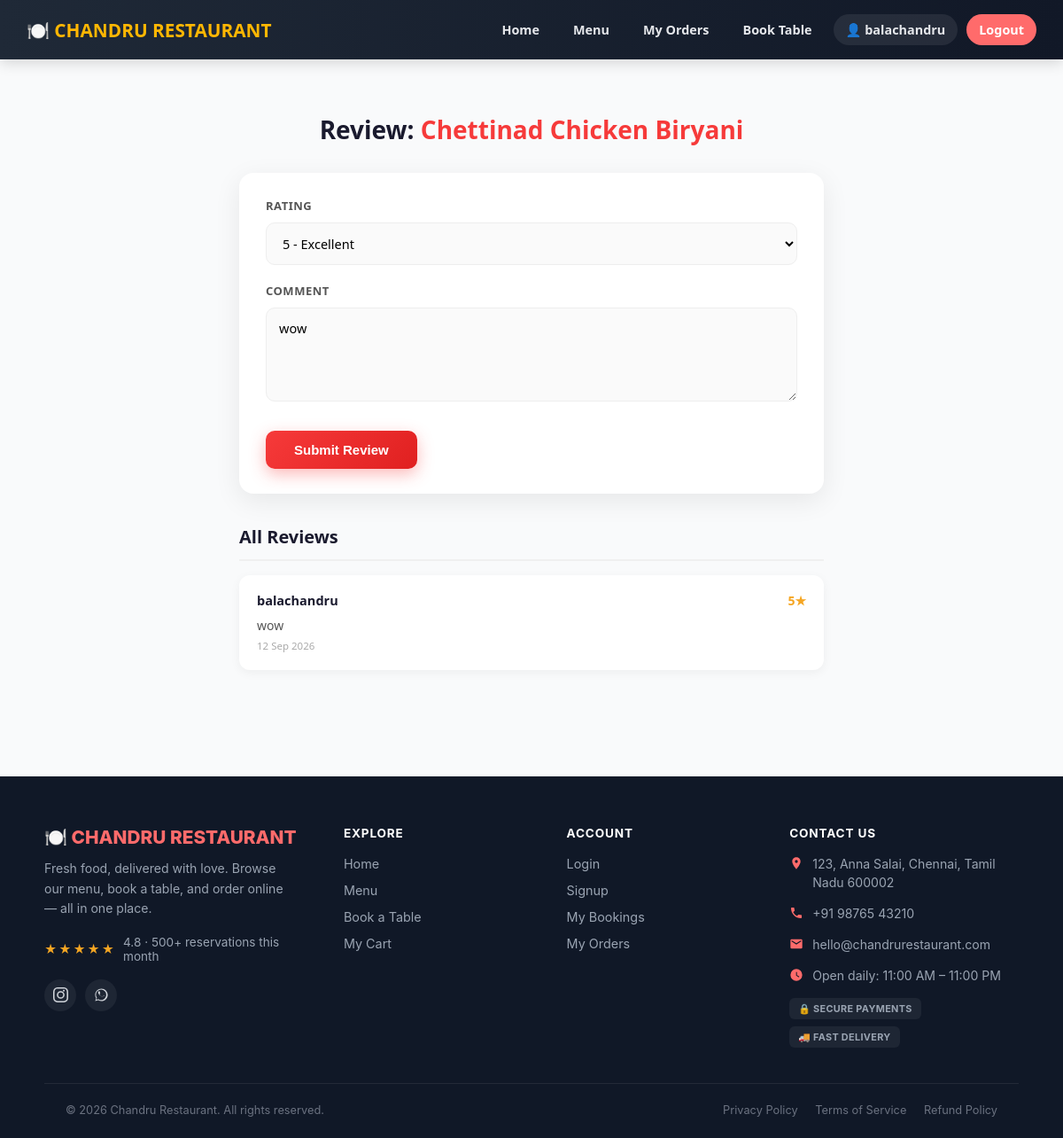
The app's page /reviews/add/8/ (signed in) with its own data.
### menu/models.py (models this page shows, shortened)
class FoodItem(models.Model):
    category = models.ForeignKey(
        Category, on_delete=models.CASCADE, related_name='items'
    )
    name = models.CharField(max_length=150)
    description = models.TextField(blank=True)
    price = models.DecimalField(max_digits=8, decimal_places=2)
    image = models.ImageField(upload_to='food_images/', blank=True, null=True)
    is_available = models.BooleanField(default=True)
    is_veg = models.BooleanField(default=True)  # True = Veg, False = Non-Veg
    created_at = models.DateTimeField(auto_now_add=True)
    class Meta:
        ordering = ['name']

### reviews/models.py (models this page shows, shortened)
class Review(models.Model):
    RATING_CHOICES = [
        (1, '1 - Poor'),
        (2, '2 - Fair'),
        (3, '3 - Good'),
        (4, '4 - Very Good'),
        (5, '5 - Excellent'),
    ]
    user = models.ForeignKey(User, on_delete=models.CASCADE, related_name='reviews')
    food_item = models.ForeignKey(FoodItem, on_delete=models.CASCADE, related_name='reviews')
    rating = models.PositiveSmallIntegerField(choices=RATING_CHOICES)
    comment = models.TextField(blank=True)
    created_at = models.DateTimeField(auto_now_add=True)
    class Meta:
        ordering = ['-created_at']
        unique_together = ('user', 'food_item')

### reviews/views.py (the view)
# urls.py: path('add/<int:item_id>/', views.add_review, name='add_review'),
@login_required
def add_review(request, item_id):
    item = get_object_or_404(FoodItem, id=item_id)
    existing_review = Review.objects.filter(user=request.user, food_item=item).first()
    if request.method == 'POST':
        form = ReviewForm(request.POST, instance=existing_review)
        if form.is_valid():
            review = form.save(commit=False)
            review.user = request.user
            review.food_item = item
            review.save()
            messages.success(request, 'Thank you for your review!')
            return redirect('item_detail', item_id=item.id)
    else:
        form = ReviewForm(instance=existing_review)
    context = {
        'form': form,
        'item': item,
        'reviews': item.reviews.all(),
    }
    return render(request, 'reviews/review_form.html', context)

### reviews/forms.py
class ReviewForm(forms.ModelForm):
    class Meta:
        model = Review
        fields = ['rating', 'comment']
        widgets = {
            'comment': forms.Textarea(attrs={'rows': 4, 'placeholder': 'Share your experience...'}),
        }

### templates/reviews/review_form.html (shortened to what this page needs)
{% extends 'base.html' %}
{% block content %}
<div class="review-page">
  <div class="review-hero">
    <h1>Review: <span class="item-name">{{ item.name }}</span></h1>
  </div>
  <div class="review-form-card">
    <form method="post">
      {% for field in form %}
      <div class="form-group">
        <label for="{{ field.id_for_label }}">{{ field.label }}</label>
        {{ field }}
      </div>
      {% endfor %}
      <button type="submit" class="btn btn-primary">Submit Review</button>
    </form>
  </div>
  <div class="reviews-section">
    <h2>All Reviews</h2>
    {% for review in reviews %}
    <div class="review-card">
      <div class="review-top">
        <span class="reviewer">{{ review.user.username }}</span>
        <span class="stars">{{ review.rating }}★</span>
      </div>
      <p class="comment-text">{{ review.comment }}</p>
      <small class="review-date">{{ review.created_at|date:"d M Y" }}</small>
    </div>
    {% empty %}
    <div class="empty-reviews">
      <span class="icon">🍽️</span>
      No reviews yet. Be the first to review!
    </div>
    {% endfor %}
  </div>
</div>
{% endblock %}

### templates/includes/navbar.html (shortened to what this page needs)
<nav class="navbar">
    <a href="{% url 'home' %}" class="brand">🍽️ CHANDRU RESTAURANT</a>
    <div class="nav-links">
        <a href="{% url 'home' %}">Home</a>
        <a href="{% url 'menu_list' %}">Menu</a>
        {% if user.is_authenticated %}
            <a href="{% url 'orders:order_history' %}">My Orders</a>
            <a href="{% url 'book_table' %}">Book Table</a>
            <a href="{% url 'accounts:profile' %}" class="nav-profile">
                👤 {{ user.get_full_name|default:user.username }}
            </a>
            <a href="{% url 'accounts:logout' %}" class="nav-cta">Logout</a>
        {% else %}
            <a href="{% url 'accounts:login' %}">Login</a>
            <a href="{% url 'accounts:signup' %}" class="nav-cta">Signup</a>
        {% endif %}
    </div>
</nav>

### static/css/style.css (style rules this page uses)
* { margin: 0; padding: 0; box-sizing: border-box; }
body { font-family: 'Segoe UI', sans-serif; background-color: #f9fafb; color: #1f2937; }
a { text-decoration: none; }

### templates/includes/navbar.html (style rules this page uses)
.navbar { display: flex; justify-content: space-between; align-items: center; background: linear-gradient(90deg, #1f2937, #111827); padding: 16px 30px; flex-wrap: wrap; box-shadow: 0 4px 15px rgba(0,0,0,0.15); }
.navbar a { text-decoration: none; }
.navbar .brand { font-size: 1.3rem; font-weight: 800; color: #ffb703; text-decoration: none; }
.nav-links { display: flex; gap: 10px; align-items: center; flex-wrap: wrap; }
.nav-links a { color: #e5e7eb; font-weight: 600; font-size: 0.9rem; padding: 8px 14px; border-radius: 20px; text-decoration: none; transition: background-color 0.2s, color 0.2s; white-space: nowrap; }
.nav-links a.nav-cta { background-color: #ff6b6b; color: #fff; }
.nav-links a.nav-profile { background-color: rgba(255, 255, 255, 0.08); display: flex; align-items: center; gap: 6px; }

### templates/reviews/review_form.html (style rules this page uses)
.review-page { max-width: 700px; margin: 40px auto; padding: 0 20px; }
.review-hero { text-align: center; margin-bottom: 30px; }
.review-hero h1 { font-size: 28px; color: #1a1a2e; font-weight: 800; }
.review-hero h1 .item-name { color: #F63A3A; }
.review-form-card { background: #fff; border-radius: 16px; padding: 28px 30px; box-shadow: 0 8px 30px rgba(0,0,0,0.08); margin-bottom: 35px; }
.form-group { margin-bottom: 20px; }
.form-group label { display: block; font-size: 13px; font-weight: 700; color: #555; text-transform: uppercase; letter-spacing: 0.5px; margin-bottom: 10px; }
.form-group select, .form-group textarea, .form-group input[type="text"] { width: 100%; border: 1.5px solid #eee; border-radius: 10px; padding: 12px 14px; font-size: 14.5px; font-family: inherit; transition: border-color 0.2s ease; background: #fafafa; }
.form-group textarea { resize: vertical; min-height: 100px; }
.btn-primary { background: linear-gradient(135deg, #F63A3A, #e02020); color: #fff; border: none; padding: 13px 32px; border-radius: 10px; font-size: 15px; font-weight: 700; cursor: pointer; margin-top: 8px; box-shadow: 0 6px 18px rgba(246,58,58,0.35); transition: transform 0.2s ease; }
.reviews-section h2 { font-size: 20px; color: #1a1a2e; margin-bottom: 16px; padding-bottom: 12px; border-bottom: 2px solid #f0f0f0; }
.review-card { background: #fff; border-radius: 12px; padding: 18px 20px; margin-bottom: 14px; box-shadow: 0 3px 12px rgba(0,0,0,0.05); }
.review-card .review-top { display: flex; justify-content: space-between; align-items: center; margin-bottom: 8px; }
.review-card .reviewer { font-weight: 700; color: #1a1a2e; font-size: 14.5px; }
.review-card .stars { color: #f5a623; font-size: 14px; font-weight: 600; }
.review-card .comment-text { color: #555; font-size: 14px; line-height: 1.5; }
.review-card .review-date { color: #aaa; font-size: 11.5px; margin-top: 8px; }

### records on screen
FoodItem: name "Chettinad Chicken Biryani"
Review: form "5 - Excellent" "wow", user.username "balachandru", rating "5", comment "wow", created_at "12 Sep 2026"

### other values on screen
{{ user.get_full_name|default:user.username }} "balachandru"
{{ field.label }} "RATING" "COMMENT"
